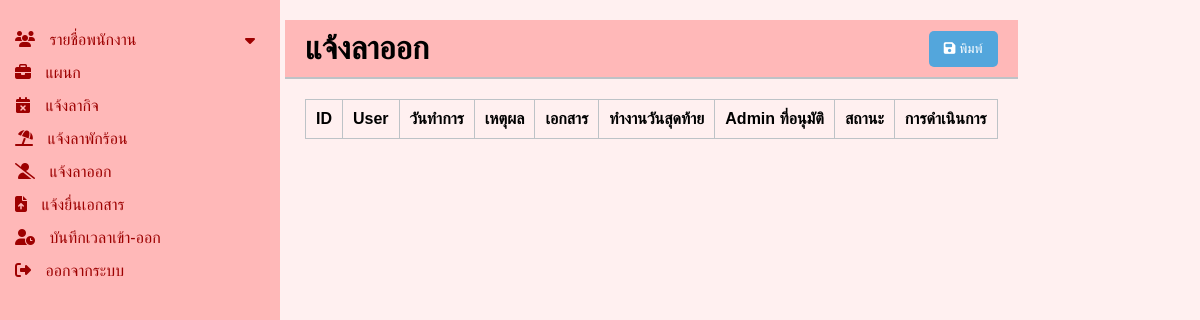
The page /backend/show_resign.php on the database as committed earlier.
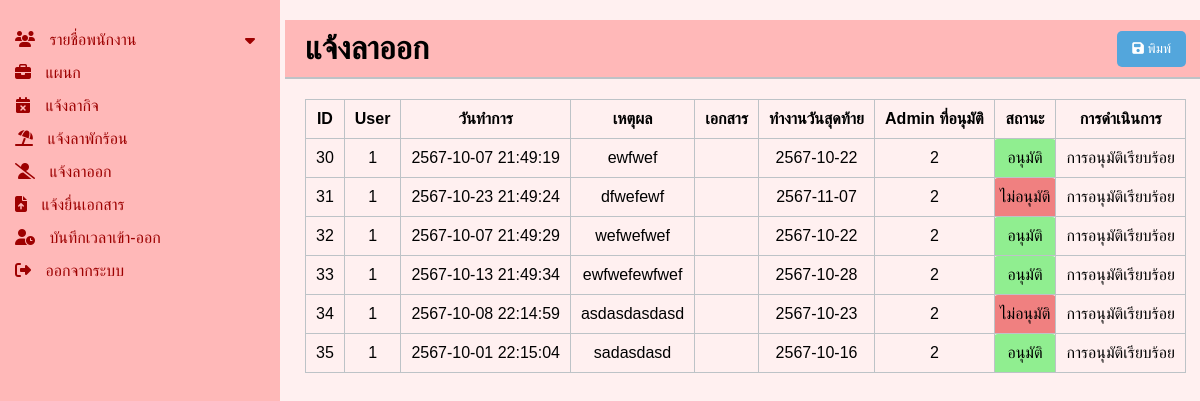
The same page on the database as committed later.
### tables this page shows
CREATE TABLE `tb_resign` (
  `resign_id` int(11) NOT NULL,
  `user_id` int(11) NOT NULL,
  `resign_logdate` datetime DEFAULT NULL,
  `resign_detail` text,
  `resign_docs` text,
  `resign_date` date DEFAULT NULL,
  `hr_id` int(11) DEFAULT NULL,
  `admin_id` int(11) DEFAULT NULL,
  `resign_status` varchar(45) DEFAULT NULL
);

### backend/show_resign.php (the view, shortened to what this page needs)
<?php
include 'sidebar.php';
?>
<!DOCTYPE html>
<html lang="en">
<head>
    <link rel="stylesheet" href="https://cdnjs.cloudflare.com/ajax/libs/font-awesome/6.1.1/css/all.min.css">
    <link rel="stylesheet" href="css/position_1.css">
</head>
<body>
    <div class="container">
        <div class="main-content">
            <header>
                <h1>แจ้งลาออก</h1>
                <div class="actions">
                    <button class="btn btn-save" onclick="printPage()"><i class="fa fa-save"></i> พิมพ์</button>
                </div>
            </header>
            <div class="content">
                <table class="table">
                    <thead>
                        <tr>
                            <th>ID</th>
                            <th>User</th>
                            <th>วันทำการ</th>
                            <th>เหตุผล</th>
                            <th>เอกสาร</th>
                            <th>ทำงานวันสุดท้าย</th>
                            <th>Admin ที่อนุมัติ</th>
                            <th>สถานะ</th>
                            <th>การดำเนินการ</th>
                        </tr>
                    </thead>
                    <tbody>
                        <?php
                        $db = new class_conn();
                        $conn = $db->connect();
                        $sql = "SELECT * FROM tb_resign";
                        $result = $conn->query($sql);
                        if ($result->num_rows > 0) {
                            while ($row = $result->fetch_assoc()) {
                                $statusClass = ($row['resign_status'] == 'อนุมัติ') ? 'status-green' : (($row['resign_status'] == 'ไม่อนุมัติ') ? 'status-red' : '');
                                echo "<tr>
                                <td>{$row['resign_id']}</td>
                                <td>{$row['user_id']}</td>
                                <td>{$row['resign_logdate']}</td>
                                <td>{$row['resign_detail']}</td>
                                <td>{$row['resign_docs']}</td>
                                <td>{$row['resign_date']}</td>
                                <td>{$row['admin_id']}</td>
                                <td class='{$statusClass}'>{$row['resign_status']}</td>";
                                if (empty($row['admin_id'])) {
                                    echo "<td>
                                        <form method='post' action=''>
                                            <input type='hidden' name='resign_id' value='{$row['resign_id']}'>";
                                    echo "<button class='btn-approve' name='approve_admin'>Admin อนุมัติ</button>
                                          <button class='btn-reject' name='reject_admin'>Admin ไม่อนุมัติ</button>";
                                    echo "</form>
                                    </td>";
                                } else {
                                    echo "<td>การอนุมัติเรียบร้อย</td>";
                                }
                                echo "</tr>";
                            }
                        }
                        ?>
                    </tbody>
                </table>
            </div>
        </div>
    </div>
</body>
</html>

Rows that differ between the two databases and show on the page:
added tb_resign: resign_id "30", user "1", resign_logdate "2567-10-07 21:49:19", resign_detail "ewfwef", resign_date "2567-10-22", admin "2", resign_status "อนุมัติ", shows "การอนุมัติเรียบร้อย"
added tb_resign: resign_id "31", user "1", resign_logdate "2567-10-23 21:49:24", resign_detail "dfwefewf", resign_date "2567-11-07", admin "2", resign_status "ไม่อนุมัติ", shows "การอนุมัติเรียบร้อย"
added tb_resign: resign_id "32", user "1", resign_logdate "2567-10-07 21:49:29", resign_detail "wefwefwef", resign_date "2567-10-22", admin "2", resign_status "อนุมัติ", shows "การอนุมัติเรียบร้อย"
added tb_resign: resign_id "33", user "1", resign_logdate "2567-10-13 21:49:34", resign_detail "ewfwefewfwef", resign_date "2567-10-28", admin "2", resign_status "อนุมัติ", shows "การอนุมัติเรียบร้อย"
added tb_resign: resign_id "34", user "1", resign_logdate "2567-10-08 22:14:59", resign_detail "asdasdasdasd", resign_date "2567-10-23", admin "2", resign_status "ไม่อนุมัติ", shows "การอนุมัติเรียบร้อย"
added tb_resign: resign_id "35", user "1", resign_logdate "2567-10-01 22:15:04", resign_detail "sadasdasd", resign_date "2567-10-16", admin "2", resign_status "อนุมัติ", shows "การอนุมัติเรียบร้อย"
